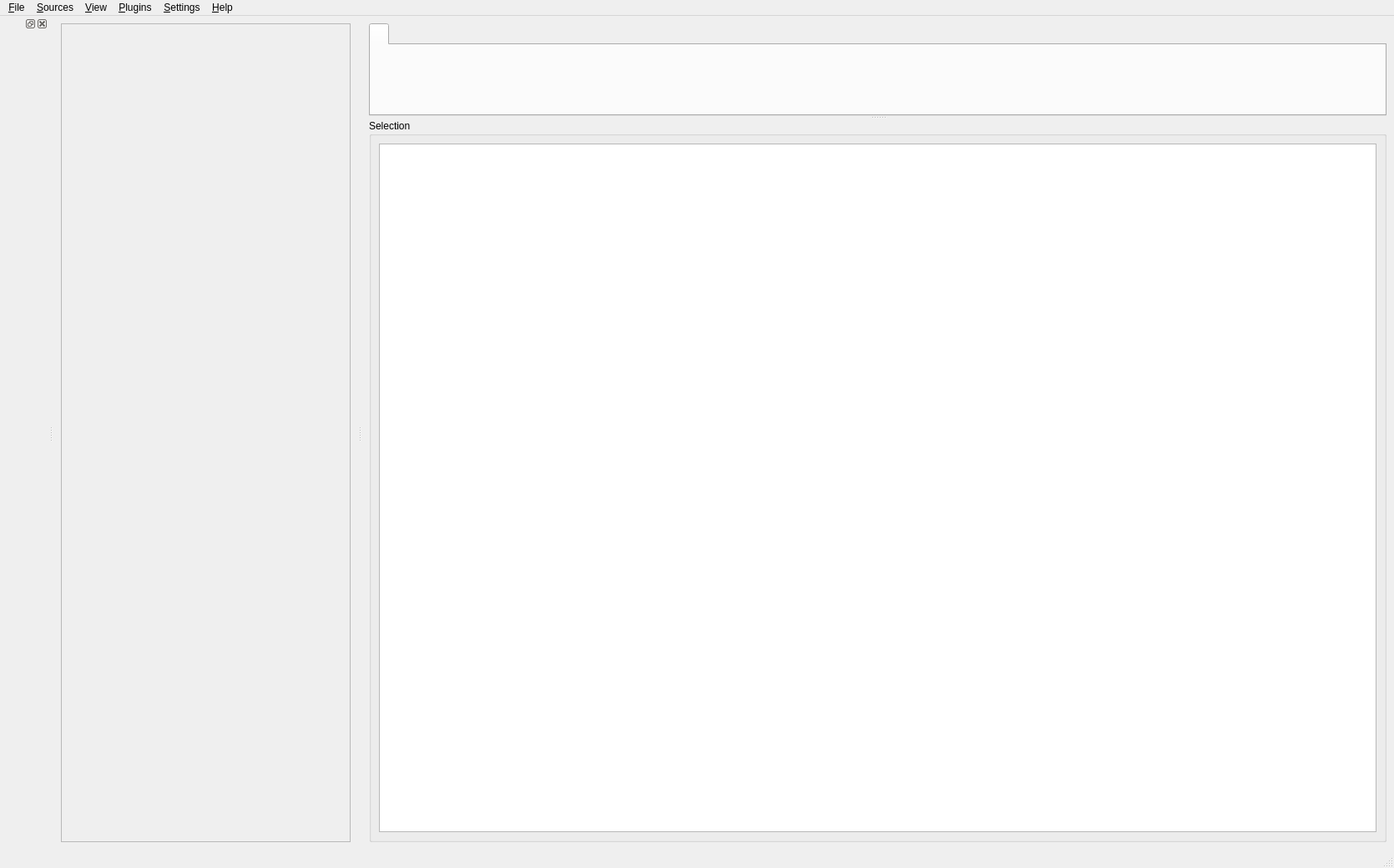
<?xml version="1.0" encoding="UTF-8"?>
<ui version="4.0">
 <class>MainWindow</class>
 <widget class="QMainWindow" name="MainWindow">
  <property name="geometry">
   <rect>
    <x>0</x>
    <y>0</y>
    <width>1670</width>
    <height>1040</height>
   </rect>
  </property>
  <property name="windowTitle">
   <string>MainWindow</string>
  </property>
  <widget class="QWidget" name="centralwidget">
   <layout class="QGridLayout" name="gridLayout_2">
    <property name="leftMargin">
     <number>0</number>
    </property>
    <property name="topMargin">
     <number>0</number>
    </property>
    <property name="rightMargin">
     <number>0</number>
    </property>
    <property name="bottomMargin">
     <number>0</number>
    </property>
    <property name="spacing">
     <number>0</number>
    </property>
    <item row="0" column="0">
     <widget class="QSplitter" name="mainSplitter">
      <property name="orientation">
       <enum>Qt::Horizontal</enum>
      </property>
      <widget class="QWidget" name="verticalLayoutWidget">
       <layout class="QVBoxLayout" name="leftVLayout">
        <property name="spacing">
         <number>0</number>
        </property>
        <item>
         <widget class="QWidget" name="widget" native="true">
          <property name="sizePolicy">
           <sizepolicy hsizetype="Preferred" vsizetype="Preferred">
            <horstretch>3</horstretch>
            <verstretch>0</verstretch>
           </sizepolicy>
          </property>
          <layout class="QVBoxLayout" name="verticalLayout">
           <item>
            <widget class="QScrollArea" name="mainScrollArea">
             <property name="widgetResizable">
              <bool>true</bool>
             </property>
             <widget class="QWidget" name="mainScrollAreaWidget">
              <property name="geometry">
               <rect>
                <x>0</x>
                <y>0</y>
                <width>310</width>
                <height>975</height>
               </rect>
              </property>
              <layout class="QVBoxLayout" name="verticalLayout_3">
               <item>
                <layout class="QVBoxLayout" name="workspaceLayout"/>
               </item>
              </layout>
             </widget>
            </widget>
           </item>
          </layout>
         </widget>
        </item>
       </layout>
      </widget>
      <widget class="QWidget" name="verticalLayoutWidget_2">
       <layout class="QVBoxLayout" name="rightVLayout">
        <item>
         <widget class="QWidget" name="widget_2" native="true">
          <property name="sizePolicy">
           <sizepolicy hsizetype="Preferred" vsizetype="Preferred">
            <horstretch>1</horstretch>
            <verstretch>0</verstretch>
           </sizepolicy>
          </property>
          <layout class="QVBoxLayout" name="verticalLayout_4">
           <item>
            <widget class="QSplitter" name="rightSplitter">
             <property name="orientation">
              <enum>Qt::Vertical</enum>
             </property>
             <widget class="QWidget" name="horizontalLayoutWidget_3">
              <layout class="QHBoxLayout" name="horizontalLayout_5">
               <item>
                <widget class="QTabWidget" name="pluginPanelToolbox">
                 <property name="currentIndex">
                  <number>0</number>
                 </property>
                 <widget class="QWidget" name="projectViewWidget">
                  <attribute name="title">
                   <string/>
                  </attribute>
                 </widget>
                </widget>
               </item>
              </layout>
             </widget>
             <widget class="QWidget" name="horizontalLayoutWidget_4">
              <layout class="QHBoxLayout" name="horizontalLayout_6">
               <item>
                <widget class="QGroupBox" name="previewBox">
                 <property name="title">
                  <string>Selection</string>
                 </property>
                 <layout class="QVBoxLayout" name="verticalLayout_8">
                  <item>
                   <widget class="PreviewPlot" name="previewPlot"/>
                  </item>
                 </layout>
                </widget>
               </item>
              </layout>
             </widget>
            </widget>
           </item>
          </layout>
         </widget>
        </item>
       </layout>
      </widget>
     </widget>
    </item>
   </layout>
  </widget>
  <widget class="QMenuBar" name="menubar">
   <property name="geometry">
    <rect>
     <x>0</x>
     <y>0</y>
     <width>1670</width>
     <height>22</height>
    </rect>
   </property>
   <widget class="QMenu" name="menuFile">
    <property name="title">
     <string>&amp;File</string>
    </property>
    <addaction name="separator"/>
   </widget>
   <widget class="QMenu" name="menuSources">
    <property name="title">
     <string>&amp;Sources</string>
    </property>
    <addaction name="separator"/>
   </widget>
   <widget class="QMenu" name="menuPlugins">
    <property name="title">
     <string>&amp;Plugins</string>
    </property>
   </widget>
   <widget class="QMenu" name="menuHelp">
    <property name="title">
     <string>&amp;Help</string>
    </property>
    <addaction name="actionGithub"/>
   </widget>
   <widget class="QMenu" name="menuSettings">
    <property name="title">
     <string>&amp;Settings</string>
    </property>
    <addaction name="actionKeymappings"/>
   </widget>
   <widget class="QMenu" name="menuView">
    <property name="title">
     <string>&amp;View</string>
    </property>
   </widget>
   <addaction name="menuFile"/>
   <addaction name="menuSources"/>
   <addaction name="menuView"/>
   <addaction name="menuPlugins"/>
   <addaction name="menuSettings"/>
   <addaction name="menuHelp"/>
  </widget>
  <widget class="QStatusBar" name="statusbar"/>
  <widget class="QDockWidget" name="toolbarDock">
   <attribute name="dockWidgetArea">
    <number>1</number>
   </attribute>
   <widget class="QWidget" name="dockWidgetContents">
    <layout class="QVBoxLayout" name="verticalLayout_10">
     <item>
      <layout class="QVBoxLayout" name="toolbarLayout"/>
     </item>
    </layout>
   </widget>
  </widget>
  <action name="actionLoad_project">
   <property name="text">
    <string>Load project</string>
   </property>
  </action>
  <action name="actionSave">
   <property name="text">
    <string>Save</string>
   </property>
  </action>
  <action name="actionExport">
   <property name="text">
    <string>Export</string>
   </property>
  </action>
  <action name="actionKeymappings">
   <property name="text">
    <string>Keymappings</string>
   </property>
  </action>
  <action name="actionClose">
   <property name="text">
    <string>Close</string>
   </property>
  </action>
  <action name="actionAdd_source">
   <property name="text">
    <string>Add source...</string>
   </property>
  </action>
  <action name="actionDetect">
   <property name="text">
    <string>Detect</string>
   </property>
  </action>
  <action name="actionLower_Threshold">
   <property name="text">
    <string>Lower Threshold</string>
   </property>
  </action>
  <action name="actionIncrease_Threshold">
   <property name="text">
    <string>Increase Threshold</string>
   </property>
  </action>
  <action name="actionCreate_Segment">
   <property name="text">
    <string>Create Segment</string>
   </property>
  </action>
  <action name="actionClear_selection">
   <property name="text">
    <string>Clear selection</string>
   </property>
  </action>
  <action name="actionDelete_Segment">
   <property name="text">
    <string>Delete Segment</string>
   </property>
  </action>
  <action name="actionAdd_label">
   <property name="text">
    <string>Add label...</string>
   </property>
  </action>
  <action name="actionEdit_label">
   <property name="text">
    <string>Edit label</string>
   </property>
  </action>
  <action name="actionNew_template_from_label">
   <property name="text">
    <string>New template from label</string>
   </property>
  </action>
  <action name="actionMatch_to_selection">
   <property name="text">
    <string>Match to selection</string>
   </property>
  </action>
  <action name="actionExport_to_Raven">
   <property name="text">
    <string>Export to Raven TSV</string>
   </property>
  </action>
  <action name="actionGithub">
   <property name="text">
    <string>Source code</string>
   </property>
  </action>
 </widget>
 <customwidgets>
  <customwidget>
   <class>PreviewPlot</class>
   <extends>QGraphicsView</extends>
   <header>soundsep.widgets.preview_plot</header>
  </customwidget>
 </customwidgets>
 <resources/>
 <connections/>
</ui>
